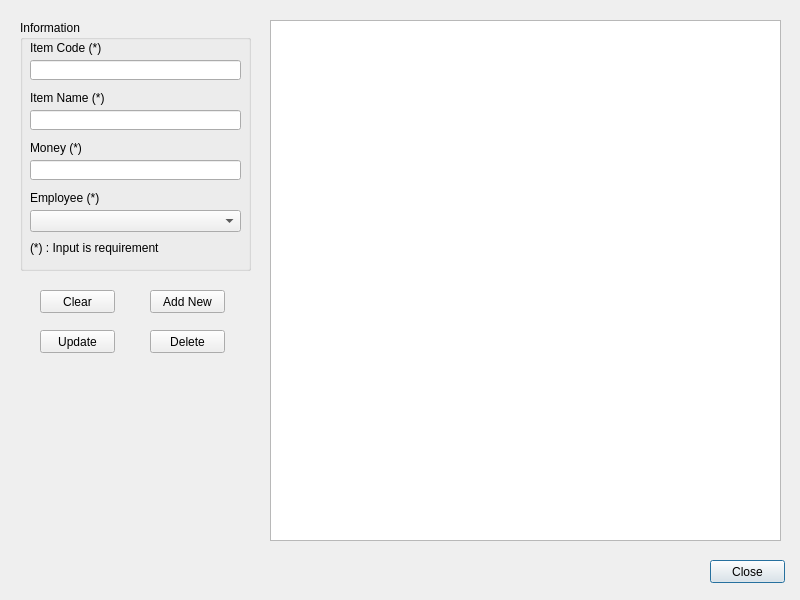
<?xml version="1.0" encoding="UTF-8"?>
<ui version="4.0">
 <class>Dialog_ConfigModel</class>
 <widget class="QDialog" name="Dialog_ConfigModel">
  <property name="geometry">
   <rect>
    <x>0</x>
    <y>0</y>
    <width>800</width>
    <height>600</height>
   </rect>
  </property>
  <property name="windowTitle">
   <string>Config Item</string>
  </property>
  <widget class="QPushButton" name="pushButton_Close">
   <property name="geometry">
    <rect>
     <x>710</x>
     <y>560</y>
     <width>75</width>
     <height>23</height>
    </rect>
   </property>
   <property name="text">
    <string>Close</string>
   </property>
  </widget>
  <widget class="QGroupBox" name="groupBox">
   <property name="geometry">
    <rect>
     <x>20</x>
     <y>20</y>
     <width>231</width>
     <height>251</height>
    </rect>
   </property>
   <property name="title">
    <string>Information</string>
   </property>
   <widget class="QLabel" name="label_2">
    <property name="geometry">
     <rect>
      <x>10</x>
      <y>70</y>
      <width>131</width>
      <height>16</height>
     </rect>
    </property>
    <property name="text">
     <string>Item Name (*)</string>
    </property>
   </widget>
   <widget class="QLineEdit" name="lineEdit_ItemName">
    <property name="geometry">
     <rect>
      <x>10</x>
      <y>90</y>
      <width>211</width>
      <height>20</height>
     </rect>
    </property>
   </widget>
   <widget class="QLabel" name="label_4">
    <property name="geometry">
     <rect>
      <x>10</x>
      <y>120</y>
      <width>81</width>
      <height>16</height>
     </rect>
    </property>
    <property name="text">
     <string>Money (*)</string>
    </property>
   </widget>
   <widget class="QLabel" name="label_3">
    <property name="geometry">
     <rect>
      <x>10</x>
      <y>220</y>
      <width>131</width>
      <height>16</height>
     </rect>
    </property>
    <property name="text">
     <string>(*) : Input is requirement</string>
    </property>
   </widget>
   <widget class="QLineEdit" name="lineEdit_ItemCode">
    <property name="geometry">
     <rect>
      <x>10</x>
      <y>40</y>
      <width>211</width>
      <height>20</height>
     </rect>
    </property>
    <property name="readOnly">
     <bool>false</bool>
    </property>
   </widget>
   <widget class="QLabel" name="label_5">
    <property name="geometry">
     <rect>
      <x>10</x>
      <y>20</y>
      <width>81</width>
      <height>16</height>
     </rect>
    </property>
    <property name="text">
     <string>Item Code (*)</string>
    </property>
   </widget>
   <widget class="QLineEdit" name="lineEdit_Money">
    <property name="geometry">
     <rect>
      <x>10</x>
      <y>140</y>
      <width>211</width>
      <height>20</height>
     </rect>
    </property>
    <property name="inputMethodHints">
     <set>Qt::ImhNone</set>
    </property>
   </widget>
   <widget class="QLabel" name="label_6">
    <property name="geometry">
     <rect>
      <x>10</x>
      <y>170</y>
      <width>81</width>
      <height>16</height>
     </rect>
    </property>
    <property name="text">
     <string>Employee (*)</string>
    </property>
   </widget>
   <widget class="QComboBox" name="comboBox_Employee">
    <property name="geometry">
     <rect>
      <x>10</x>
      <y>190</y>
      <width>211</width>
      <height>22</height>
     </rect>
    </property>
   </widget>
  </widget>
  <widget class="QPushButton" name="pushButton_Insert">
   <property name="geometry">
    <rect>
     <x>150</x>
     <y>290</y>
     <width>75</width>
     <height>23</height>
    </rect>
   </property>
   <property name="text">
    <string>Add New</string>
   </property>
  </widget>
  <widget class="QPushButton" name="pushButton_Delete">
   <property name="geometry">
    <rect>
     <x>150</x>
     <y>330</y>
     <width>75</width>
     <height>23</height>
    </rect>
   </property>
   <property name="text">
    <string>Delete</string>
   </property>
  </widget>
  <widget class="QTableView" name="tableView_itemList">
   <property name="geometry">
    <rect>
     <x>270</x>
     <y>20</y>
     <width>511</width>
     <height>521</height>
    </rect>
   </property>
  </widget>
  <widget class="QPushButton" name="pushButton_Update">
   <property name="geometry">
    <rect>
     <x>40</x>
     <y>330</y>
     <width>75</width>
     <height>23</height>
    </rect>
   </property>
   <property name="text">
    <string>Update</string>
   </property>
  </widget>
  <widget class="QPushButton" name="pushButton_Clear">
   <property name="geometry">
    <rect>
     <x>40</x>
     <y>290</y>
     <width>75</width>
     <height>23</height>
    </rect>
   </property>
   <property name="text">
    <string>Clear</string>
   </property>
  </widget>
 </widget>
 <tabstops>
  <tabstop>lineEdit_ItemCode</tabstop>
  <tabstop>lineEdit_ItemName</tabstop>
  <tabstop>lineEdit_Money</tabstop>
  <tabstop>comboBox_Employee</tabstop>
  <tabstop>pushButton_Clear</tabstop>
  <tabstop>pushButton_Insert</tabstop>
  <tabstop>pushButton_Update</tabstop>
  <tabstop>pushButton_Delete</tabstop>
  <tabstop>tableView_itemList</tabstop>
  <tabstop>pushButton_Close</tabstop>
 </tabstops>
 <resources/>
 <connections>
  <connection>
   <sender>pushButton_Close</sender>
   <signal>clicked()</signal>
   <receiver>Dialog_ConfigModel</receiver>
   <slot>close()</slot>
   <hints>
    <hint type="sourcelabel">
     <x>710</x>
     <y>560</y>
    </hint>
    <hint type="destinationlabel">
     <x>299</x>
     <y>199</y>
    </hint>
   </hints>
  </connection>
 </connections>
</ui>
